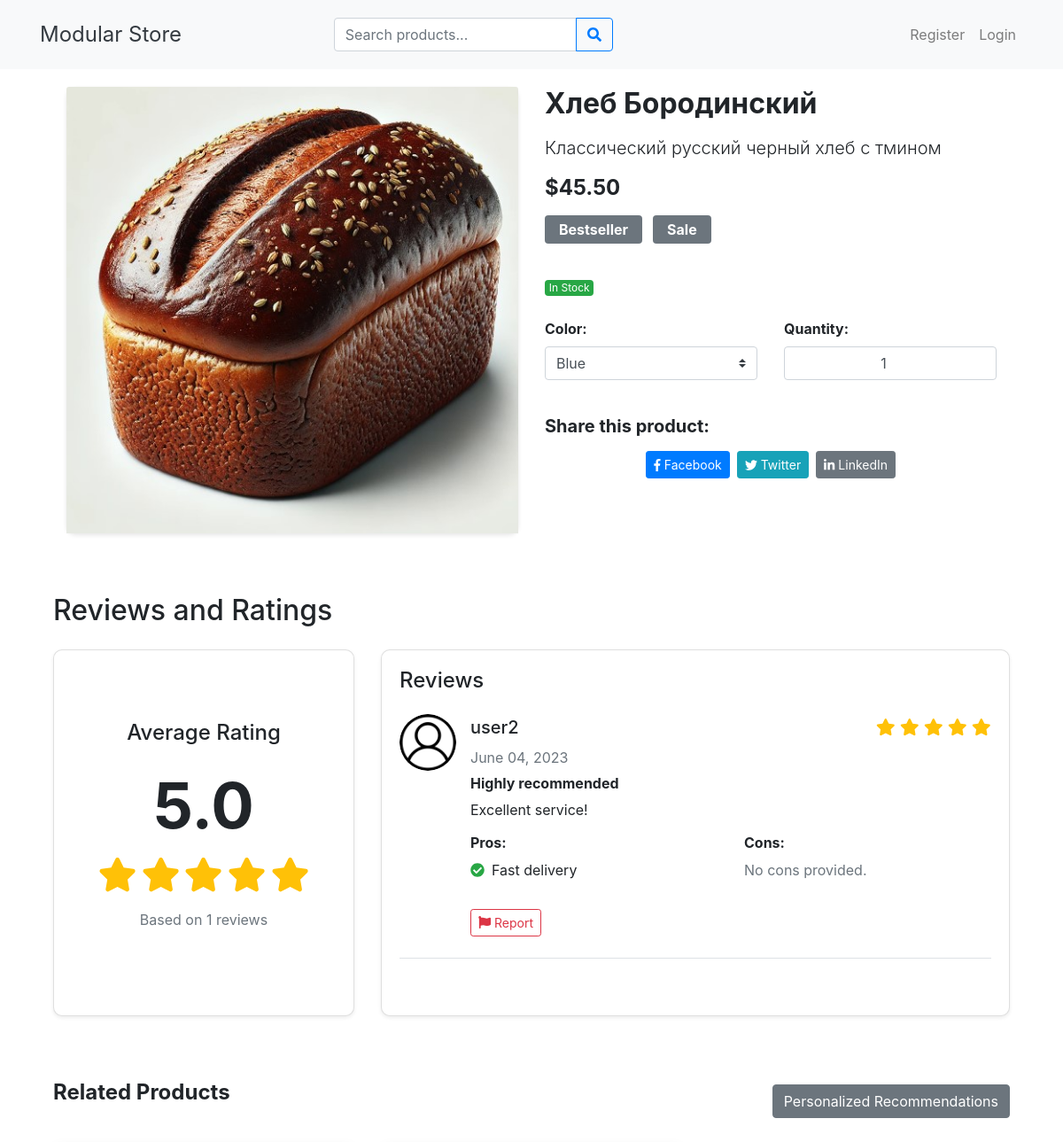
The app's page /goods/2 (upper part), older data.
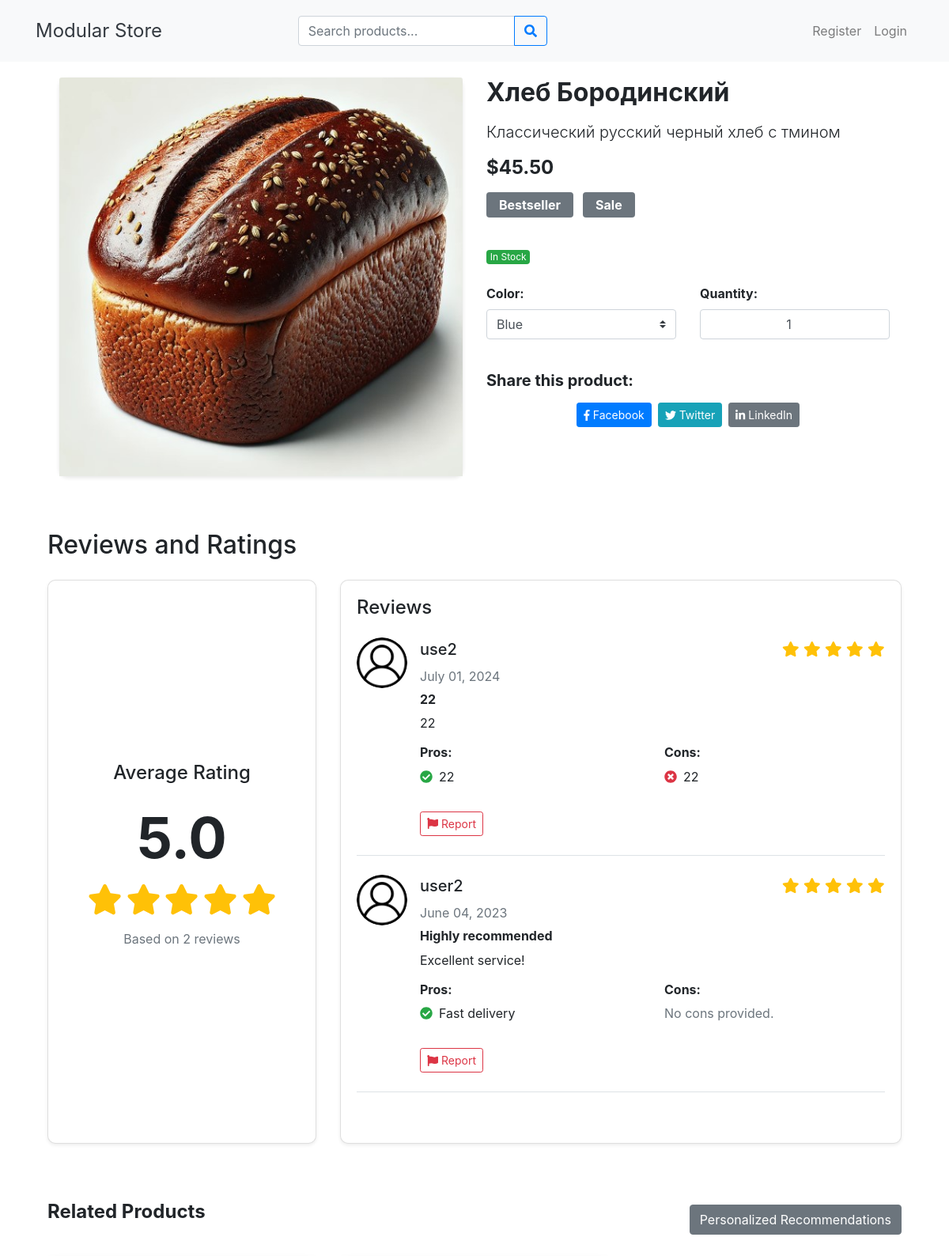
The same page, newer data.
### modules/db/models.py (models this page shows, shortened)
class Tag(Base):
    __tablename__ = 'tags'
    id = Column(Integer, primary_key=True, autoincrement=True)
    name = Column(Text, nullable=False)

class Variant(Base):
    __tablename__ = 'variants'
    id = Column(Integer, primary_key=True, autoincrement=True)
    goods_id = Column(Integer, ForeignKey('goods.id'), nullable=False)
    name = Column(Text, nullable=False)
    value = Column(Text, nullable=False)

class Review(Base):
    __tablename__ = 'reviews'
    id = Column(Integer, primary_key=True, autoincrement=True)
    user_id = Column(Integer, ForeignKey('users.id'), nullable=False, index=True)
    goods_id = Column(Integer, ForeignKey('goods.id'), nullable=False, index=True)
    rating = Column(Integer, nullable=False)
    review = Column(Text)
    title = Column(Text)
    pros = Column(Text)
    cons = Column(Text)
    images = Column(Text)
    date = Column(Date, nullable=False, default=func.current_date())
    moderated = Column(Boolean, nullable=False, default=False)
    __table_args__ = (
        CheckConstraint('rating >= 1 AND rating <= 5'),
    )

class User(Base, UserMixin):
    __tablename__ = 'users'
    id = Column(Integer, primary_key=True, autoincrement=True)
    username = Column(Text, nullable=False, unique=True, index=True)
    password = Column(Text, nullable=False)
    fname = Column(Text)
    lname = Column(Text)
    email = Column(Text, unique=True, index=True)
    phone = Column(Text)
    _profile_picture = Column(Text, default='user-icon.png')
    language = Column(String(5), default='en')
    stripe_customer_id = Column(Text, default='nonexistent_stripe_customer_id')
    notifications_enabled = Column(Boolean, default=True)
    email_notifications_enabled = Column(Boolean, default=True)
    is_admin = Column(Boolean, default=False)
    is_active = Column(Boolean, default=True)
    addresses = relationship('Address', backref='user', lazy='select')
    cart_items = relationship('Cart', backref='user', lazy='select')
    purchases = relationship('Purchase', backref='user', lazy='select')
    reviews = relationship('Review', backref='user', lazy='select')
    wishlist_items = relationship('Wishlist', backref='user',
                                  lazy='dynamic')  # Consider using dynamic for collections that could be large
    notifications = relationship('Notification', backref='user', lazy='select')
    social_accounts = relationship('SocialAccount', back_populates='user', lazy='select')
    recently_viewed_products = relationship('RecentlyViewedProduct', backref='user', lazy='select')
    preferences = relationship('UserPreference', backref='user', lazy='select')
    @property
    def profile_picture(self):
        if self._profile_picture is None:
            return 'user-icon.png'
        image_path = os.path.join('static', 'img', 'profile_pictures', self._profile_picture)
        if not os.path.exists(image_path) or not os.path.isfile(image_path):
            return 'user-icon.png'
        return self._profile_picture

### modules/main/views.py (the view, shortened to what this page needs)
@main_bp.route("/goods/<int:id>")
def goods_page(id):
    shirt = db.session.query(Goods).options(joinedload(Goods.category), joinedload(Goods.tags)).filter_by(id=id).first()
    if not shirt:
        flash(_("Product not found"), "danger")
        return redirect(url_for('main.index'))
    reviews = db.session.query(Review, User).join(User).filter(Review.goods_id == id).order_by(Review.date.desc()).limit(3).all()
    variants = Variant.query.filter_by(goods_id=id).all()
    variant_options = {variant.name: [v.value for v in variants if v.name == variant.name] for variant in variants}
    user_id = current_user.id if current_user.is_authenticated else None
    in_wishlist = False
    no_review = True
    user_has_purchased = False
    product_in_comparison = False
    related_products = Goods.query.filter(Goods.category_id == shirt.category_id, Goods.id != shirt.id,
                                          Goods.stock > 0).limit(3).all()
    return render_template("goods_page.html", shirt=shirt, reviews=reviews, average_rating=shirt.avg_rating,
                           user_has_purchased=user_has_purchased, no_review=no_review,
                           related_products=related_products, tags=shirt.tags,
                           variant_names=list(variant_options.keys()), in_wishlist=in_wishlist,
                           variant_options=variant_options, product_in_comparison=product_in_comparison)

### modules/db/database.py (called while the page is built)
    def shutdown_session(self, exception=None):
        self.session.remove()

### modules/db/models.py (called while the page is built, shortened)
    @staticmethod
    def cart_info() -> Tuple[int, float, float]:
        if not current_user or not current_user.is_authenticated:
            return 0, 0.0, 0.0

    @property
    def image(self):
        if self._image is None:
            return 'goods-icon.png'
        image_path = os.path.join('static', 'img', 'goods_pictures', self._image)
        if not os.path.exists(image_path) or not os.path.isfile(image_path):
            return 'goods-icon.png'
        return self._image

    @hybrid_property
    def avg_rating(self) -> Optional[float]:
        if self.reviews:
            return db.session.query(func.avg(Review.rating)).filter_by(goods_id=self.id).scalar() or 0
        return 0

### modules/extensions/utils.py (called while the page is built)
def get_locale() -> str:
    if current_user.is_authenticated:
        return current_user.language
    accept_languages = request.accept_languages or LanguageAccept()
    best_match = accept_languages.best_match(AppConfig.LANGUAGES)
    return best_match or AppConfig.DEFAULT_LANG

### modules/logger.py (called while the page is built)
    def before_request(self):
        request.start_time = time.time()

### templates/goods_page.html (shortened to what the changed rows need)
{% extends "base.html" %}
{% block body %}
    <link href="{{ url_for('static', filename='css/goods_page.css') }}" rel="stylesheet" type="text/css">
    <div class="container mt-4">
        <div class="container my-5">
            <div class="row">
                <div class="col-md-6">
                    <h2 class="font-weight-bold mb-3">{{ shirt.samplename }}</h2>
                    <div class="mb-4">
                        {% if tags %}
                            <div class="d-flex flex-wrap">
                                {% for tag in tags %}
                                    <span class="badge bg-secondary text-white badge-large">{{ tag.name }}</span>
                                {% endfor %}
                            </div>
                        {% else %}
                            <span class="text-muted fs-5">{{ _('No tags provided') }}</span>
                        {% endif %}
                    </div>
                    <div class="row">
                        {% for variant_name in variant_names %}
                            <div class="col-md-6 mb-3">
                                <label for="{{ variant_name }}" class="font-weight-bold">{{ variant_name }}:</label>
                                <select class="form-control custom-select" id="{{ variant_name }}"
                                        name="{{ variant_name }}">
                                    {% for variant in variant_options[variant_name] %}
                                        <option value="{{ variant }}">{{ variant }}</option>
                                    {% endfor %}
                                </select>
                            </div>
                        {% endfor %}
                    </div>
                </div>
            </div>
        </div>
        <div class="reviews-section mt-5">
            <h2 class="mb-4">{{ _('Reviews and Ratings') }}</h2>
            <div class="row">
                <div class="col-md-4 mb-4">
                    <div class="card h-100 shadow-sm">
                        <div class="card-body d-flex flex-column justify-content-center text-center">
                            {% if average_rating == None or average_rating == 0 %}
                                <div class="display-4 mb-3">{{ _('No ratings') }}</div>
                                <p class="text-muted">{{ _('Be the first to rate this product!') }}</p>
                            {% else %}
                                <h4 class="card-title mb-4">{{ _('Average Rating') }}</h4>
                                <div class="display-3 font-weight-bold mb-3">{{ "%.1f"|format(average_rating) }}</div>
                                <div class="star-rating mb-3">
                                    {% for i in range(1, 6) %}
                                        <i class="fas fa-star{% if i > average_rating %}-half-alt{% endif %} fa-2x {% if i <= average_rating %}text-warning{% else %}text-muted{% endif %}"></i>
                                    {% endfor %}
                                </div>
                                <p class="text-muted">{{ _('Based on') }} {{ reviews|length }} {{ _('reviews') }}</p>
                            {% endif %}
                        </div>
                    </div>
                </div>
                <div class="col-md-8 mb-4">
                    <div class="card h-100 shadow-sm">
                        <div class="card-body">
                            {% if reviews %}
                                <div class="review-list">
                                    {% for review, user in reviews %}
                                        <div class="media mb-4 pb-4 border-bottom">
                                            <img src="{{ url_for('static', filename='img/profile_pictures/' + user.profile_picture) if user.profile_picture else url_for('static', filename='img/user-icon.png') }}"
                                                 alt="Profile Picture" class="mr-3 rounded-circle lazy" width="64"
                                                 height="64">
                                            <div class="media-body">
                                                <div class="d-flex justify-content-between align-items-center mb-2">
                                                    <h5 class="mt-0 mb-0">{{ user.username }}</h5>
                                                    <div class="star-rating">
                                                        {% for i in range(1, 6) %}
                                                            <i class="fas fa-star {% if i <= review.rating %}text-warning{% else %}text-muted{% endif %}"></i>
                                                        {% endfor %}
                                                    </div>
                                                </div>
                                                <p class="text-muted mb-2">{{ review.date.strftime('%B %d, %Y') }}</p>
                                                <h6 class="font-weight-bold mb-2">{{ review.title }}</h6>
                                                <p class="mb-3">{{ review.review }}</p>
                                                <div class="row mb-3">
                                                    <div class="col-md-6">
                                                        <h6 class="font-weight-bold">{{ _('Pros') }}:</h6>
                                                        {% if review.pros %}
                                                            <ul class="list-unstyled">
                                                                {% for pro in review.pros.split(',') %}
                                                                    <li>
                                                                        <i class="fas fa-check-circle text-success mr-2"></i>{{ pro.strip() }}
                                                                    </li>
                                                                {% endfor %}
                                                            </ul>
                                                        {% else %}
                                                            <p class="text-muted">{{ _('No pros provided.') }}</p>
                                                        {% endif %}
                                                    </div>
                                                    <div class="col-md-6">
                                                        <h6 class="font-weight-bold">{{ _('Cons') }}:</h6>
                                                        {% if review.cons %}
                                                            <ul class="list-unstyled">
                                                                {% for con in review.cons.split(',') %}
                                                                    <li>
                                                                        <i class="fas fa-times-circle text-danger mr-2"></i>{{ con.strip() }}
                                                                    </li>
                                                                {% endfor %}
                                                            </ul>
                                                        {% else %}
                                                            <p class="text-muted">{{ _('No cons provided.') }}</p>
                                                        {% endif %}
                                                    </div>
                                                </div>
                                                <button type="button" class="btn btn-outline-danger btn-sm"
                                                        data-toggle="collapse"
                                                        data-target="#reportCollapse{{ review.id }}">
                                                    <i class="fas fa-flag mr-1"></i>{{ _('Report') }}
                                                </button>
                                            </div>
                                        </div>
                                    {% endfor %}
                                </div>
                            {% else %}
                                <div class="text-center py-5">
                                    <i class="fas fa-comments fa-4x text-muted mb-3"></i>
                                    <p class="lead">{{ _('No reviews yet.') }}</p>
                                    <p class="text-muted">{{ _('Be the first to share your thoughts on this product!') }}</p>
                                </div>
                            {% endif %}
                        </div>
                    </div>
                </div>
            </div>
        </div>
        <div class="related-products-section mt-5">
            <div class="d-flex justify-content-between align-items-center mb-4"><h2>{{ _('Related Products') }}</h2>
                        </div>
        </div>
    </div>
{% endblock %}

Row changes from the older to the newer data that the page shows:
added Review: username "use2", rating 5 (drawn), date "July 01, 2024", title "22", review "22", strip "22"
Text that changed along with them:
{{ reviews|length }}: "1" → "2"
